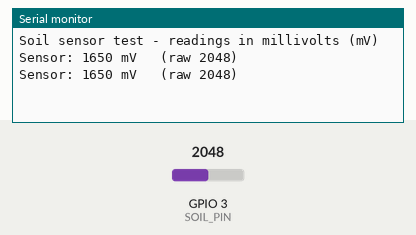
Bench run of a sketch on a simulated ESP32-C3. Shown: the last lines printed to the serial monitor. The test bench sets the inputs (shaded band); at power-on: GPIO 3 (SOIL_PIN) = 2048.

Above: at 1.2 s.
1.3 s: GPIO 3 (SOIL_PIN) set to 2866
At 2.6 s:
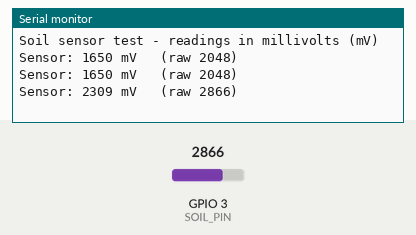
2.8 s: GPIO 3 (SOIL_PIN) set to 3603
At 3.4 s:
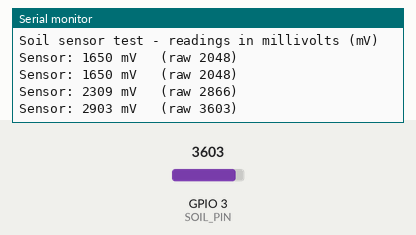
Timing chart, 0 to 5.8 s (numbered marks = the images above; inputs shaded):
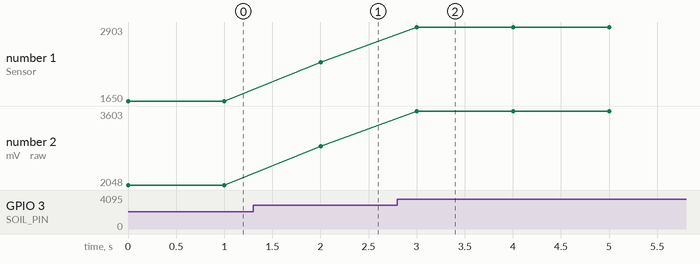

Measured:
- after the input at 1.3 s, the serial monitor: prints a new line after 0.70 s (image 1)
- after the input at 2.8 s, the serial monitor: prints a new line after 0.20 s (image 2)
- plotted number 1: 1650 → 2309 after the input at 1.3 s, 2309 → 2903 after the input at 2.8 s
- plotted number 2: 2048 → 2866 after the input at 1.3 s, 2866 → 3603 after the input at 2.8 s

The sketch:

soil_sensor_test.ino
```cpp
// ElTech-Online ESP32 Plant Monitor — soil sensor test
//
// The smallest possible sketch for the capacitive soil moisture sensor: it
// reads the sensor once a second and prints the voltage to Serial Monitor.
// Nothing else is needed — no display, no WiFi, no extra libraries.
//
// Use it to:
//   - check the sensor is wired correctly before building the full project
//   - see for yourself how the voltage changes between dry and wet
//   - find your own sensor's "dry" and "wet" numbers
//
// Wiring (3 wires):
//   sensor VCC  -> ESP32-C3 3V3
//   sensor GND  -> ESP32-C3 GND
//   sensor AOUT -> ESP32-C3 GPIO 3
//
// How to use:
//   1. Upload this sketch and open Tools > Serial Monitor at 115200 baud.
//   2. Hold the sensor in the air. Write down the number: that's "dry".
//   3. Stand its flat end in a glass of water (keep the electronics at the
//      cable end out of the water). Write down the number: that's "wet".
//   The dry number should be clearly HIGHER than the wet number.

// The pin the sensor's signal wire is connected to. It must be an
// analog-capable pin: on the ESP32-C3 that's GPIO 0-4.
#define SOIL_PIN 3

// setup() runs once, when the board is powered on or reset.
void setup() {
  // Start the connection to the computer, at 115200 bits per second. Serial
  // Monitor must be set to the same speed or the text comes out garbled.
  Serial.begin(115200);

  // Tell the ESP32 to use this pin's widest voltage range. It is most accurate
  // up to about 2.5 V and still measures, a little less accurately, above that
  // (a dry sensor in air can read 2.7 V). Without this it would still work, but
  // naming it makes clear what range we're using.
  analogSetPinAttenuation(SOIL_PIN, ADC_11db);

  Serial.println("Soil sensor test - readings in millivolts (mV)");
}

// loop() runs over and over, forever.
void loop() {
  // Measure the voltage on the pin. The answer is in millivolts:
  // 1000 mV = 1 volt.
  int millivolts = analogReadMilliVolts(SOIL_PIN);

  // The same measurement as the raw number the ESP32's converter produces:
  // 0 (no voltage) to 4095 (the top of its range). Many tutorials use this
  // raw number; millivolts are easier to understand and to check with a
  // multimeter.
  int raw = analogRead(SOIL_PIN);

  Serial.print("Sensor: ");
  Serial.print(millivolts);
  Serial.print(" mV   (raw ");
  Serial.print(raw);
  Serial.println(")");

  delay(1000);   // wait 1 second (1000 milliseconds), then loop() runs again
}
```
